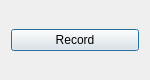
<?xml version="1.0" encoding="UTF-8"?>
<ui version="4.0">
 <class>QLoggerDialog</class>
 <widget class="QDialog" name="QLoggerDialog">
  <property name="geometry">
   <rect>
    <x>0</x>
    <y>0</y>
    <width>150</width>
    <height>80</height>
   </rect>
  </property>
  <property name="windowTitle">
   <string>Dialog</string>
  </property>
  <layout class="QVBoxLayout" name="verticalLayout">
   <item>
    <widget class="QPushButton" name="recordButton">
     <property name="text">
      <string>Record</string>
     </property>
     <property name="checkable">
      <bool>true</bool>
     </property>
    </widget>
   </item>
  </layout>
 </widget>
 <resources/>
 <connections/>
</ui>
